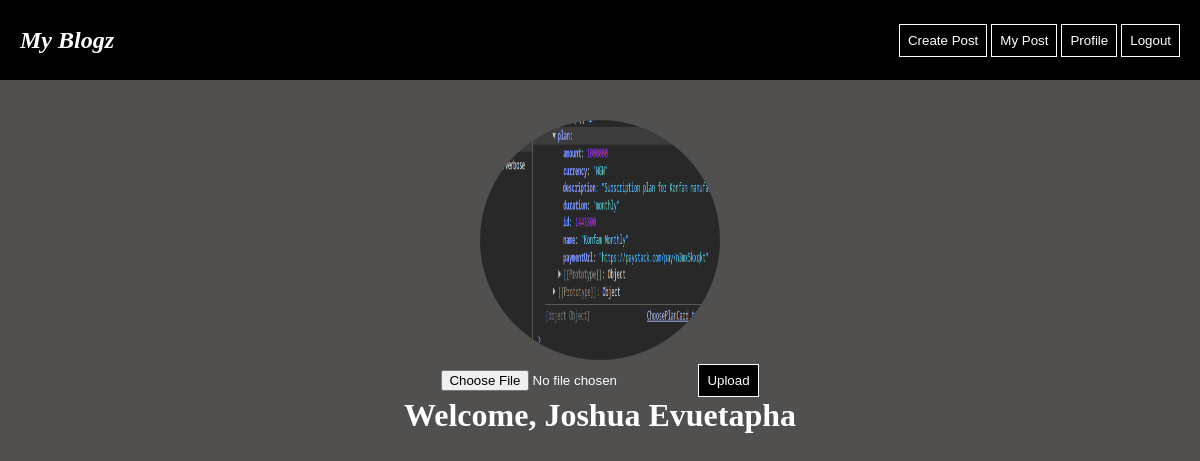
/profile (signed in), run on an earlier commit of the app's database.
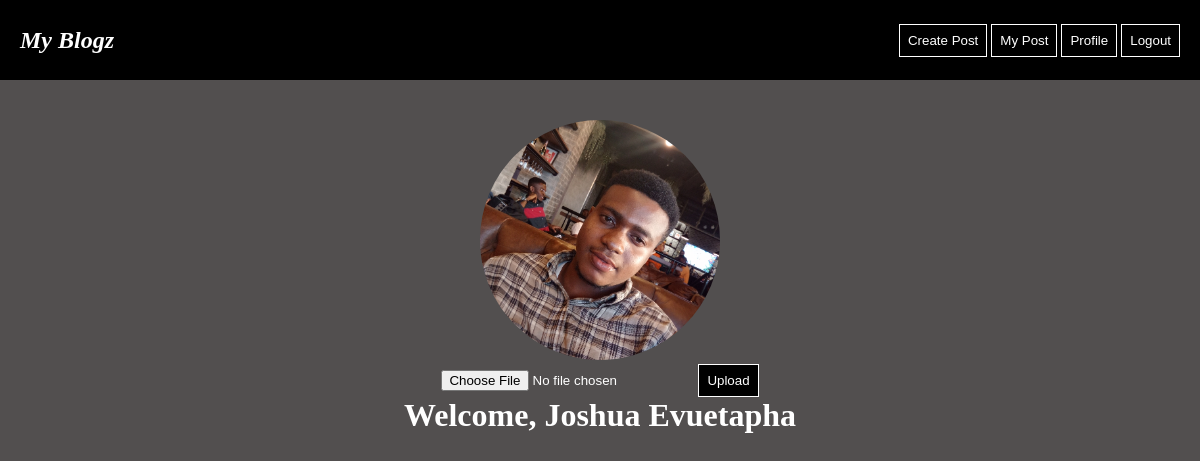
And on a later commit of the database.
### blog_app/models.py (models this page shows)
class User(AbstractUser):
    profile_image = models.FileField(upload_to="profiles")

### blog_app/views.py (the view)
# urls.py: path("profile", my_profile),
@login_required(login_url="/signin")
def my_profile(request):
    return render(request, "profile.html")

### blog_app/templates/profile.html (shortened to what this page needs)
{% extends "./base.html" %}
{% load static%}
{% block content %}
    <div class="profile-container">
        <div>
            <img class="profile-img" src="{{user.profile_image}}"/>
        </div>
        <form  action="/upload" method="POST" enctype="multipart/form-data">
            <input type="file" name="image" accept="image/*" />
            <button>Upload</button>
        </form>
        <h1> Welcome, {{user.first_name}} {{user.last_name}} </h1>
    </div>
{% endblock %}

What changed in the data, as far as the page shows it:
changed User "Joshua": profile_image: a different picture
